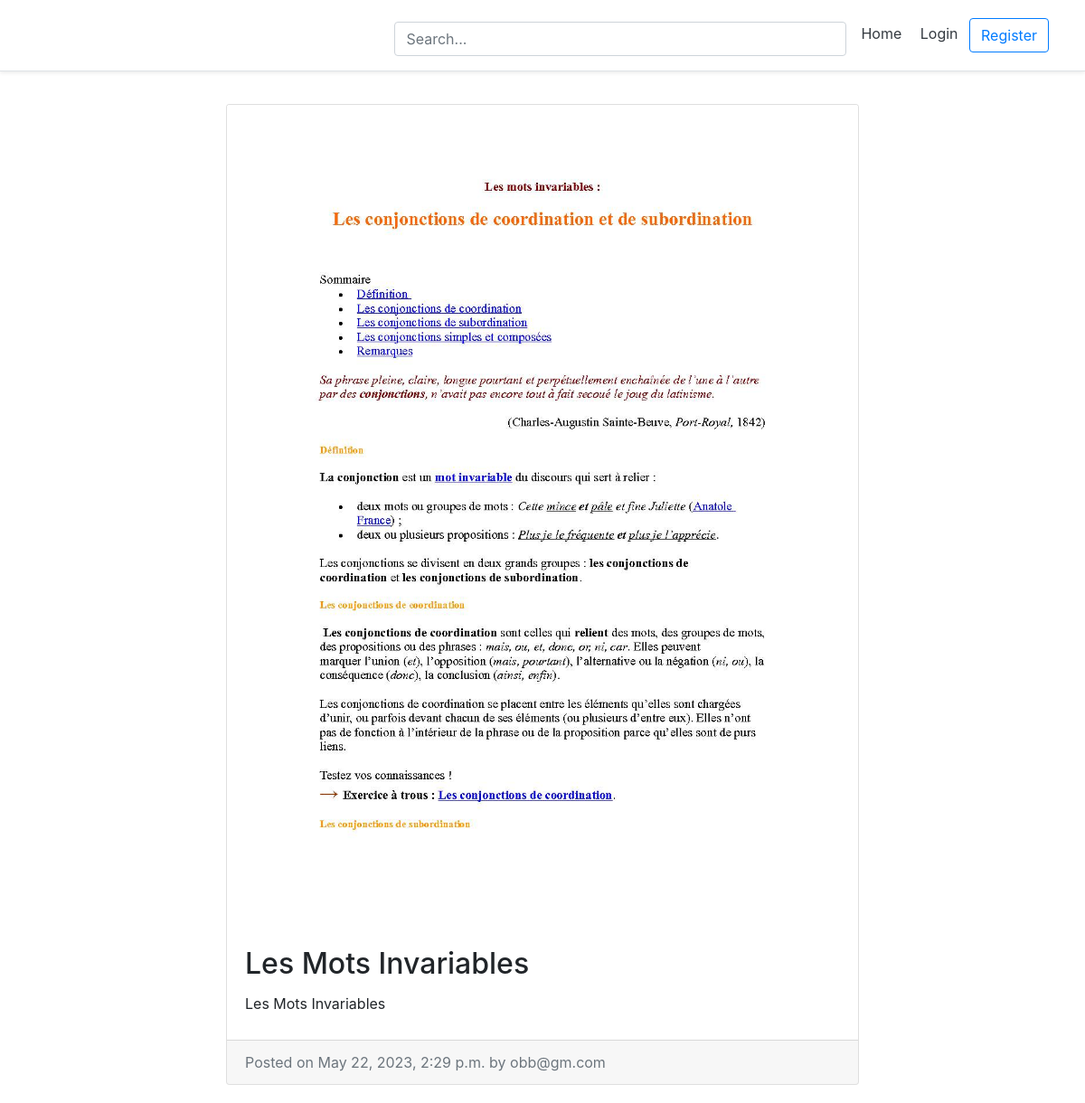
The app's page /cours/zero-les-mots-invariables/ with its own data.
### cours/models.py (models this page shows, shortened)
class cours(models.Model):
    title 					= models.CharField(max_length=50, null=False, blank=False)
    body 					= models.TextField(max_length=10000, null=False, blank=False)
    image		 			= models.ImageField(upload_to=upload_location, null=True, blank=True)
    date_published 			= models.DateTimeField(auto_now_add=True, verbose_name="date published")
    date_updated 			= models.DateTimeField(auto_now=True, verbose_name="date updated")
    author				= models.ForeignKey(settings.AUTH_USER_MODEL, on_delete=models.CASCADE)
    slug 					= models.SlugField(blank=True, unique=True)
    category = models.ForeignKey(categories, on_delete=models.CASCADE)

### account/models.py (models this page shows, shortened)
class Account(AbstractBaseUser):
    email = models.EmailField(verbose_name="email",max_length=60,unique=True)
    username 				= models.CharField(max_length=30, unique=True)
    date_joined				= models.DateTimeField(verbose_name='date joined', auto_now_add=True)
    last_login				= models.DateTimeField(verbose_name='last login', auto_now=True)
    is_admin				= models.BooleanField(default=False)
    is_active				= models.BooleanField(default=True)
    is_staff				= models.BooleanField(default=False)
    is_superuser			= models.BooleanField(default=False)
    USERNAME_FIELD = 'email'
    REQUIRED_FIELDS = ['username']
    objects = MyAccountManager()
    def __str__(self):
       return self.email

### cours/views.py (the view)
# urls.py: path('<slug>/', detail_cours_view, name="detail"),
def detail_cours_view(request, slug):
	context = {}
	cour_s = get_object_or_404(cours, slug=slug)
	context['cour_s'] = cour_s
	return render(request, 'cours/detail.html', context)

### templates/cours/detail.html (shortened to what this page needs)
{% extends 'base.html' %}
{% block content %}
<div class="container">
	<div class="row">
		<div class="card m-auto">
			<img class="card-img-top" src="{{cour_s.image.url}}">
			<div class="card-body mt-2 mb-2">
			  <h2 class="card-title">{{cour_s.title}}</h2>
			  <p class="card-text">{{cour_s.body|safe}}</p>
			</div>
			<div class="card-footer text-muted">
			  Posted on {{cour_s.date_published}} by {{cour_s.author}}
			</div>
		</div>
	</div>
</div>
{% endblock content %}

### templates/base.html (style rules this page uses)
@media (min-width: 768px) { html { font-size: 16px; } }

### templates/cours/detail.html (style rules this page uses)
.card { max-width: 700px; }
.container { padding:20px; }

### records on screen
cours: image (picture), title "Les Mots Invariables", body "Les Mots Invariables", date_published "May 22, 2023, 2:29 p.m.", author "obb@gm.com"
